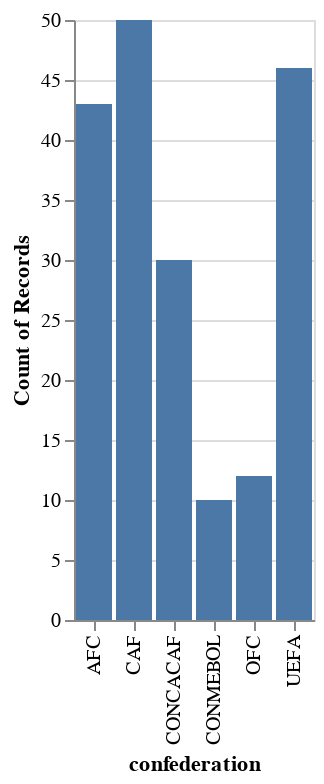

The notebook cell this image was saved under:
### Markdown cell above
### Visualizing:

### Code cell
alt.Chart(source).mark_bar().encode(
    x=('confederation'),
    y=alt.Y('count(confederation)')
)

### Figure 1 — Vega-Lite specification as saved in the notebook (floating-point values rounded to 4 significant figures; data arrays with more than 128 entries replaced by an {"elided": "..."} marker saying what was removed)
{"config": {"view": {"continuousWidth": 400, "continuousHeight": 300}}, "data": {"name": "data-2df3496c75c1ca577297875071eb407e"}, "mark": "bar", "encoding": {"x": {"field": "confederation", "type": "nominal"}, "y": {"aggregate": "count", "field": "confederation", "type": "nominal"}}, "$schema": "https://vega.github.io/schema/vega-lite/v4.17.0.json", "datasets": {"data-2df3496c75c1ca577297875071eb407e": {"elided": "191 records"}}}
